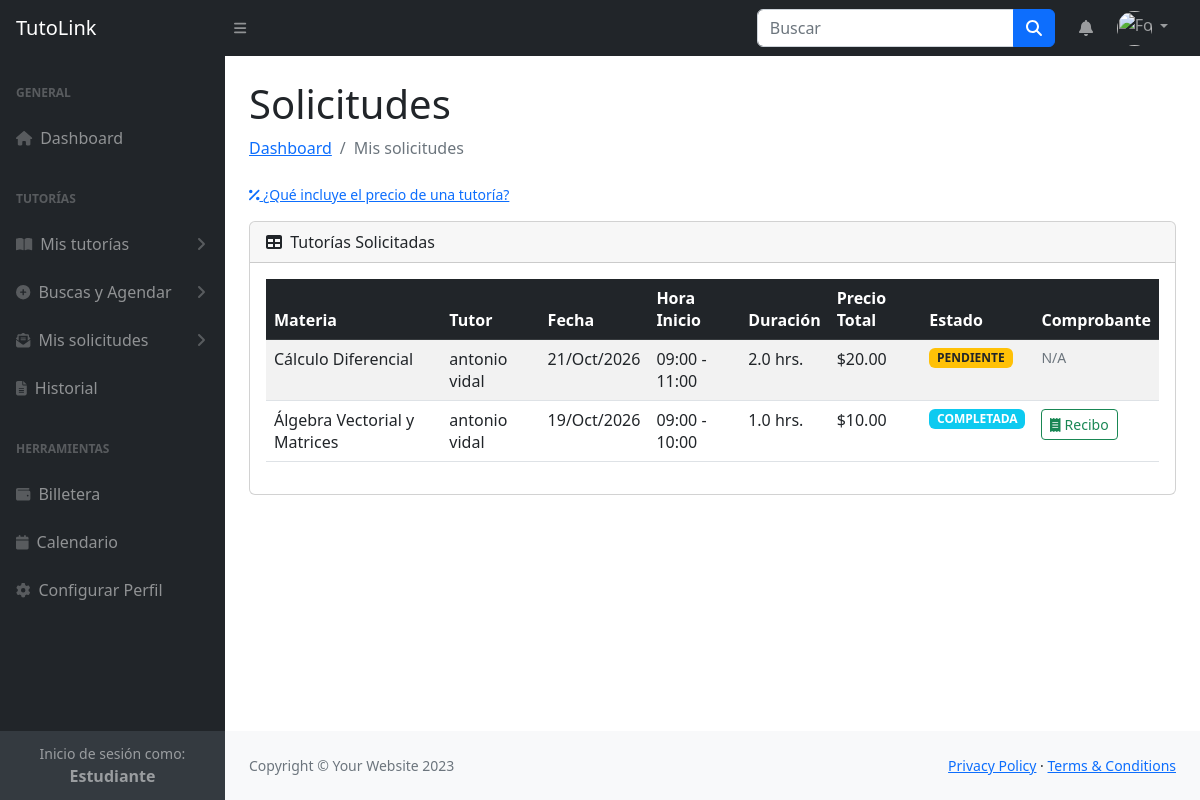
/Estudiante/MisSolicitudes.php (signed in), run on the app's committed database.
### tables this page shows
CREATE TABLE `solicitudes_tutorias` (
  `id` int(11) NOT NULL AUTO_INCREMENT,
  `id_estudiante` int(11) NOT NULL,
  `id_tutor` int(11) NOT NULL,
  `id_oferta` int(11) NOT NULL,
  `fecha` date NOT NULL,
  `hora_inicio` time NOT NULL,
  `hora_fin` time NOT NULL,
  `duracion` decimal(3,1) NOT NULL,
  `precio_total` decimal(10,2) NOT NULL,
  `fecha_pago` datetime DEFAULT NULL,
  `estado` enum('PENDIENTE','ACEPTADA','CONFIRMADA','COMPLETADA','CANCELADA') DEFAULT 'PENDIENTE',
  `fecha_creacion` timestamp NOT NULL DEFAULT current_timestamp(),
  `fecha_cierre` datetime DEFAULT NULL,
  `fecha_cancelacion` datetime DEFAULT NULL,
  `link_sala_virtual` varchar(255) DEFAULT NULL,
  `motivo_rechazo` varchar(500) DEFAULT NULL,
  `comision_estudiante` decimal(10,2) DEFAULT NULL,
  `comision_tutor` decimal(10,2) DEFAULT NULL,
  `monto_neto_tutor` decimal(10,2) DEFAULT NULL,
  PRIMARY KEY (`id`),
  KEY `fk_solicitudes_estudiante` (`id_estudiante`),
  KEY `fk_solicitudes_tutor` (`id_tutor`),
  KEY `fk_solicitudes_oferta` (`id_oferta`),
  KEY `idx_sesion_grupal` (`id_tutor`,`id_oferta`,`fecha`,`hora_inicio`,`hora_fin`,`estado`),
  CONSTRAINT `fk_solicitudes_estudiante` FOREIGN KEY (`id_estudiante`) REFERENCES `usuarios` (`id`),
  CONSTRAINT `fk_solicitudes_oferta` FOREIGN KEY (`id_oferta`) REFERENCES `ofertas_tutorias` (`id`),
  CONSTRAINT `fk_solicitudes_tutor` FOREIGN KEY (`id_tutor`) REFERENCES `usuarios` (`id`)
);

CREATE TABLE `materias` (
  `id` int(11) NOT NULL AUTO_INCREMENT,
  `nombre_materia` varchar(100) NOT NULL,
  `descripcion` text DEFAULT NULL,
  PRIMARY KEY (`id`),
  UNIQUE KEY `nombre_materia` (`nombre_materia`)
);

CREATE TABLE `usuarios` (
  `id` int(11) NOT NULL AUTO_INCREMENT,
  `nombre` varchar(50) NOT NULL,
  `apellido` varchar(50) NOT NULL,
  `correo` varchar(100) NOT NULL,
  `telefono` varchar(20) DEFAULT NULL,
  `contrasena` varchar(255) NOT NULL,
  `rol` enum('estudiante','tutor','admin') NOT NULL,
  `perfil_imagen` varchar(255) DEFAULT NULL,
  `carrera` varchar(100) DEFAULT NULL,
  `anio_ciclo` varchar(20) DEFAULT NULL,
  `universidad_estudiante` varchar(100) DEFAULT NULL,
  `modalidad_tutor` varchar(50) DEFAULT NULL,
  `universidad_tutor` varchar(100) DEFAULT NULL,
  `descripcion` text DEFAULT NULL,
  `fecha_registro` timestamp NOT NULL DEFAULT current_timestamp(),
  PRIMARY KEY (`id`),
  UNIQUE KEY `correo` (`correo`)
);

### Estudiante/MisSolicitudes.php (the view, shortened to what this page needs)
<?php
include 'Includes/Nav.php';
include "../Includes/db.php";
$id_usuario = $_SESSION['id'];
$sql = "
    SELECT
        s.id AS solicitud_id,
        s.fecha,
        CASE
            WHEN s.estado IN ('PENDIENTE', 'ACEPTADA', 'CONFIRMADA') AND s.fecha >= CURDATE()
            THEN COALESCE(d.hora_inicio, s.hora_inicio)
            ELSE s.hora_inicio
        END AS hora_inicio,
        CASE
            WHEN s.estado IN ('PENDIENTE', 'ACEPTADA', 'CONFIRMADA') AND s.fecha >= CURDATE()
            THEN COALESCE(d.hora_fin, s.hora_fin)
            ELSE s.hora_fin
        END AS hora_fin,
        s.duracion, s.precio_total, s.estado, s.fecha_pago, s.motivo_rechazo,
        m.nombre_materia AS materia,
        t.nombre AS nombre_tutor, t.apellido AS apellido_tutor
    FROM solicitudes_tutorias s
    JOIN ofertas_tutorias o ON s.id_oferta = o.id
    JOIN usuarios t ON s.id_tutor = t.id
    JOIN materias m ON o.id_materia = m.id
    LEFT JOIN disponibilidad d ON d.id = (
        SELECT d2.id
        FROM disponibilidad d2
        WHERE d2.id_tutor = s.id_tutor
          AND d2.dia_semana = CASE WEEKDAY(s.fecha)
              WHEN 0 THEN 'LUNES'
              WHEN 1 THEN 'MARTES'
              WHEN 2 THEN 'MIÉRCOLES'
              WHEN 3 THEN 'JUEVES'
              WHEN 4 THEN 'VIERNES'
              WHEN 5 THEN 'SÁBADO'
              WHEN 6 THEN 'DOMINGO'
          END
        ORDER BY ABS(TIME_TO_SEC(d2.hora_inicio) - TIME_TO_SEC(s.hora_inicio)),
                 d2.hora_inicio
        LIMIT 1
    )
    WHERE s.id_estudiante = :estudiante_id
    ORDER BY s.fecha DESC, s.hora_inicio DESC;
";
try {
    $stmt = $conn->prepare($sql);
    $stmt->bindParam(':estudiante_id', $id_usuario, PDO::PARAM_INT);
    $stmt->execute();
    $solicitudes = $stmt->fetchAll(PDO::FETCH_ASSOC);
} catch (PDOException $e) {
    error_log("Error al cargar solicitudes: " . $e->getMessage());
    $solicitudes = [];
    $error_db = "Error al cargar el listado de solicitudes.";
}
?>
<!DOCTYPE html>
<html lang="es">
<head>
    <link href="css/styles.css" rel="stylesheet" />
</head>
<body class="sb-nav-fixed">
    <div id="layoutSidenav">
        <div id="layoutSidenav_nav">
            <?php include 'Includes/NavIzquierdo.php'; ?>
        </div>
        <div id="layoutSidenav_content">
            <main>
                <div class="container-fluid px-4">
                    <h1 class="mt-4">Solicitudes</h1>
                    <ol class="breadcrumb mb-4">
                        <li class="breadcrumb-item"><a href="index.php">Dashboard</a></li>
                        <li class="breadcrumb-item active">Mis solicitudes</li>
                    </ol>
                    <p class="mb-3">
                        <a class="small" data-bs-toggle="collapse" href="#infoComisiones" role="button"
                            aria-expanded="false" aria-controls="infoComisiones">
                            <i class="fas fa-percent"></i> ¿Qué incluye el precio de una tutoría?
                        </a>
                    </p>
                    <div class="card mb-4">
                        <div class="card-header">
                            <i class="fas fa-table me-1"></i>
                            Tutorías Solicitadas
                        </div>
                        <div class="card-body">
                            <?php if (count($solicitudes) > 0): ?>
                                <div class="table-responsive">
                                    <table id="datatablesSimple" class="table table-striped table-hover">
                                        <thead class="table-dark">
                                            <tr>
                                                <th>Materia</th>
                                                <th>Tutor</th>
                                                <th>Fecha</th>
                                                <th>Hora Inicio</th>
                                                <th>Duración</th>
                                                <th>Precio Total</th>
                                                <th>Estado</th>
                                                <th>Comprobante</th>
                                            </tr>
                                        </thead>
                                        <tbody>
                                            <?php foreach ($solicitudes as $solicitud): ?>
                                                <tr>
                                                    <td><?= htmlspecialchars($solicitud['materia']) ?></td>
                                                    <td><?= htmlspecialchars($solicitud['nombre_tutor'] . ' ' . $solicitud['apellido_tutor']) ?>
                                                    </td>
                                                    <td><?= date('d/M/Y', strtotime($solicitud['fecha'])) ?></td>
                                                    <td><?= date('H:i', strtotime($solicitud['hora_inicio'])) . ' - ' . date('H:i', strtotime($solicitud['hora_fin'])) ?></td>
                                                    <td><?= htmlspecialchars($solicitud['duracion']) ?> hrs.</td>
                                                    <td>$<?= number_format($solicitud['precio_total'], 2) ?></td>
                                                    <td>
                                                        <?php
                                                        $estado = htmlspecialchars($solicitud['estado']);
                                                        $clase_estado = 'badge bg-secondary';
                                                        switch ($estado) {
                                                            case 'PENDIENTE':
                                                                $clase_estado = 'badge bg-warning text-dark';
                                                                break;
                                                            case 'COMPLETADA':
                                                                $clase_estado = 'badge bg-info';
                                                                break;
                                                        }
                                                        ?>
                                                        <span class="<?= $clase_estado ?>"><?= $estado ?></span>
                                                    </td>
                                                    <td>
                                                        <?php if ($estado === 'CONFIRMADA' || $estado === 'COMPLETADA'): ?>
                                                            <a href="generar_recibo.php?id=<?= $solicitud['solicitud_id'] ?>"
                                                                class="btn btn-sm btn-outline-success" target="_blank"
                                                                title="Ver Recibo de Pago">
                                                                <i class="fas fa-receipt"></i> Recibo
                                                            </a>
                                                        <?php else: ?>
                                                            <span class="text-muted small">N/A</span>
                                                        <?php endif; ?>
                                                    </td>
                                                </tr>
                                            <?php endforeach; ?>
                                        </tbody>
                                    </table>
                                </div>
                            <?php else: ?>
                                <div class="alert alert-info">
                                    Aún no has enviado ninguna solicitud de tutoría.
                                </div>
                            <?php endif; ?>
                        </div>
                    </div>
                </div>
            </main>
            <footer class="py-4 bg-light mt-auto">
                <div class="container-fluid px-4">
                    <div class="d-flex align-items-center justify-content-between small">
                        <div class="text-muted">Copyright &copy; Your Website 2023</div>
                        <div>
                            <a href="#">Privacy Policy</a>
                            &middot;
                            <a href="#">Terms &amp; Conditions</a>
                        </div>
                    </div>
                </div>
            </footer>
        </div>
    </div>
</body>
</html>

### data on the page
solicitudes_tutorias: materias.nombre_materia "Cálculo Diferencial", id_tutor.apellido "antonio vidal", fecha "21/Oct/2026", hora_inicio "09:00", hora_fin "11:00", duracion "2.0", precio_total "20.00", estado "PENDIENTE", shows "N/A"
solicitudes_tutorias: materias.nombre_materia "Álgebra Vectorial y Matrices", id_tutor.apellido "antonio vidal", fecha "19/Oct/2026", hora_inicio "09:00", hora_fin "10:00", duracion "1.0", precio_total "10.00", estado "COMPLETADA"
